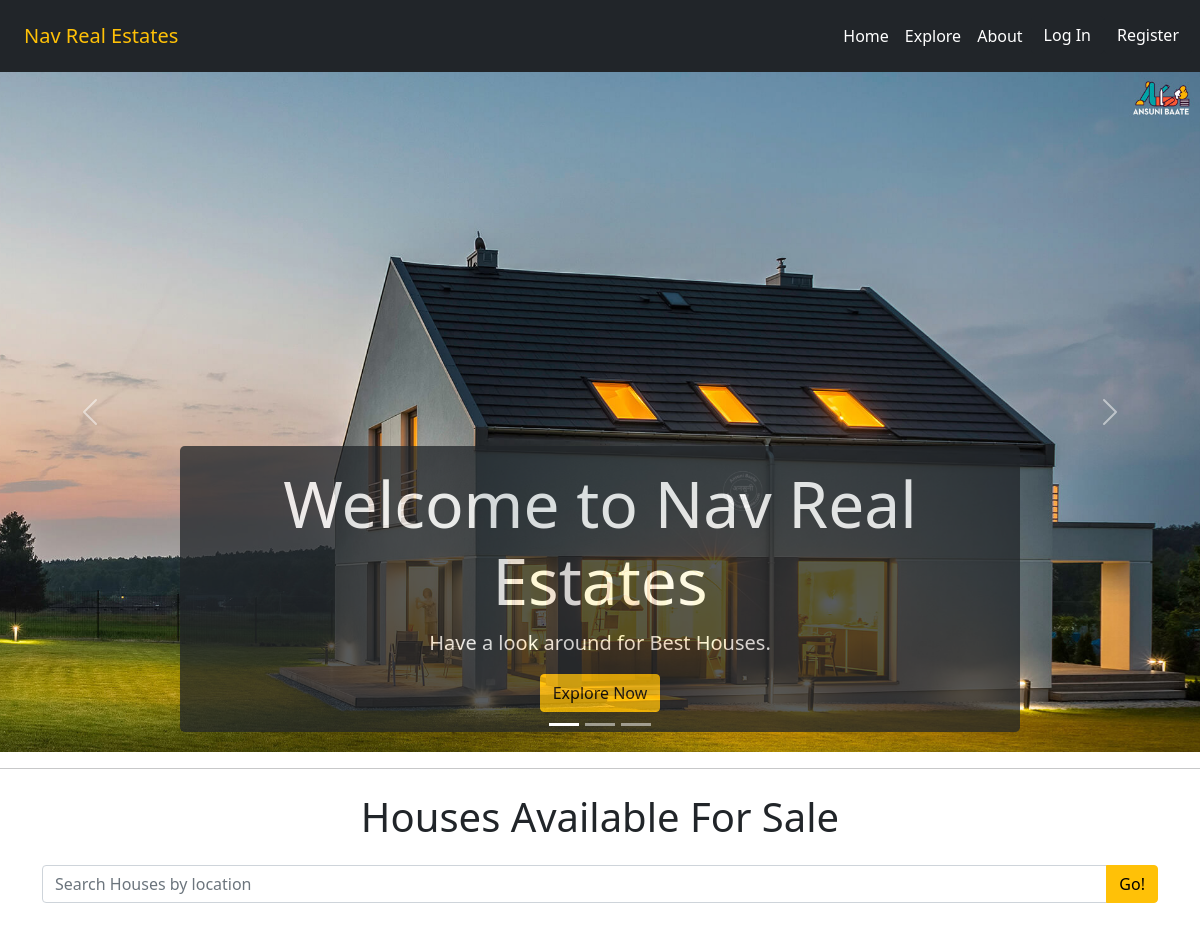
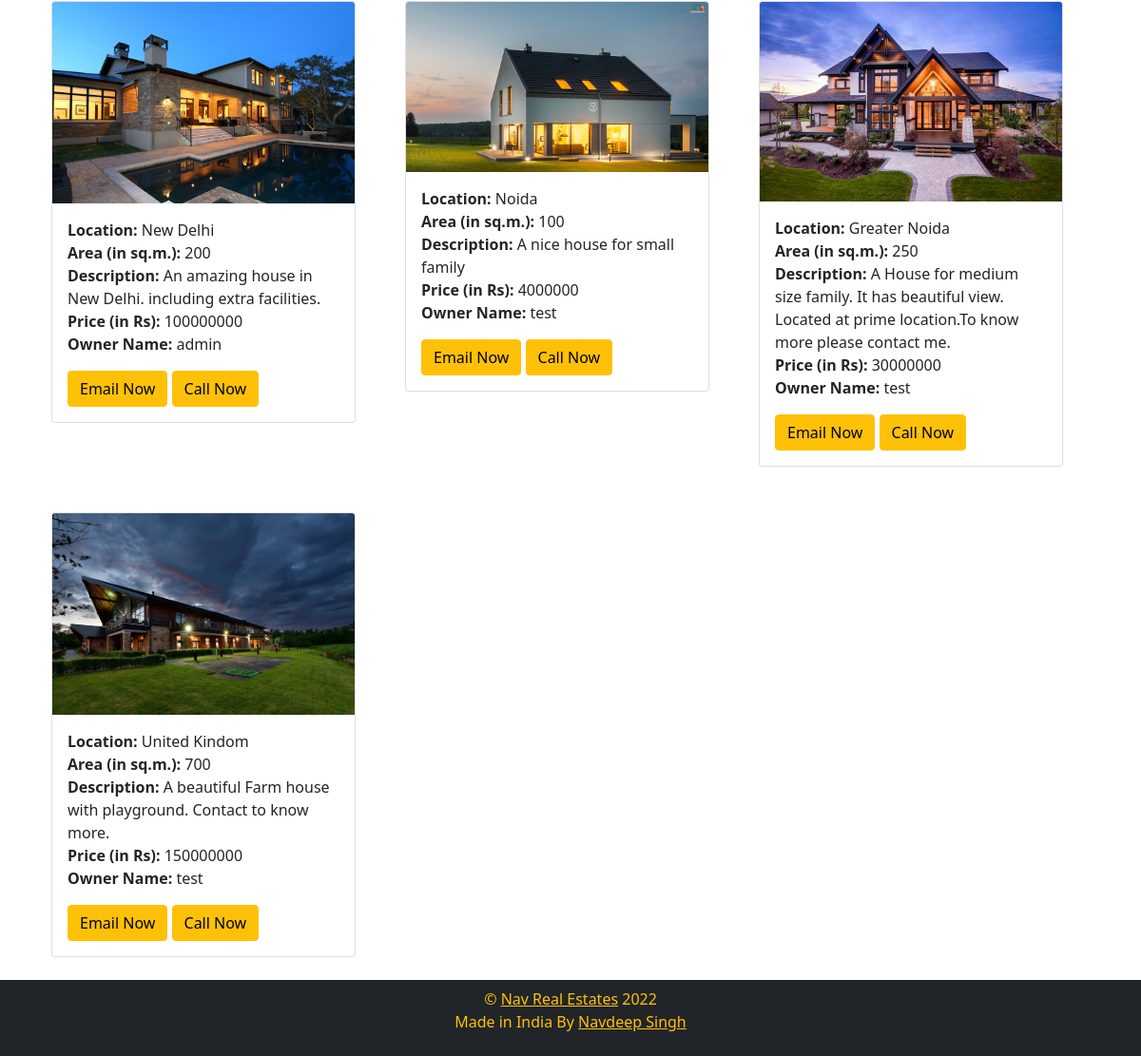
The page / on the database its author committed (2 pictures, top to bottom).
### tables this page shows
CREATE TABLE `houses` (
  `hid` bigint(20) UNSIGNED NOT NULL,
  `location` varchar(40) NOT NULL,
  `area` bigint(20) NOT NULL,
  `price` bigint(20) NOT NULL,
  `description` varchar(1000) NOT NULL,
  `img` varchar(100) DEFAULT NULL,
  `uid` bigint(20) NOT NULL
);

CREATE TABLE `users` (
  `uid` bigint(20) UNSIGNED NOT NULL,
  `name` varchar(30) NOT NULL,
  `email` varchar(50) NOT NULL,
  `password` varchar(50) NOT NULL,
  `phone` bigint(13) NOT NULL,
  `role` tinyint(1) NOT NULL DEFAULT 2
);

### includes/database.php (called while the page is built, shortened)
<?php
	$tblUsers = "users";
	$tblHouses = "houses";
?>

### showHouses.php (the view, shortened to what this page needs)
<?php
require_once('includes/header.php');
require_once('includes/database.php');
$query_str1 = "SELECT * FROM $tblHouses";
$result = mysqli_query($conn,$query_str1);
$houses = mysqli_fetch_all($result, MYSQLI_ASSOC);
?>
	<div class="container wrapper">
		<h1 class="text-center my-4">Houses Available For Sale</h1>
	<?php if(count($houses) > 0) { ?>
		<div class="row my-2">
			<div class="col-xs-4 col-xs-offset-8">
				<form action="searchhouses.php" method="get" class="form-inline search-form" role="form">
					<div class="input-group">
						<input type="text" name="location" placeholder="Search Houses by location" id="houseSearch" class="form-control"/>
						<button type="submit" class="btn btn-warning">Go!</button>
					</div>
				</form>
			</div>
		</div>
		<div class="house-list">
			<div class="row mx-auto">
				<?php	foreach( $houses as $house): ?>
					<div class="col my-4 md-3">
							<div class="card" style="width: 20rem;">
								<img src="<?php echo $house['img']?>" class="card-img-top img-thunbnail" alt="house image">
								<div class="card-body">
									<p class="card-text">
										<strong>Location:</strong> <?php echo $house['location']?> <br />
										<strong>Area (in sq.m.):</strong> <?php echo $house['area']?> <br />
										<strong>Description:</strong> <?php echo $house['description']?> <br />
										<strong>Price (in Rs):</strong> <?php echo $house['price']?> <br />
										<strong>Owner Name:</strong>
										<?php
										$ownerId = $house['uid'];
										$query_str2 = "SELECT * FROM $tblUsers WHERE uid = '$ownerId'";
										$result = mysqli_query($conn, $query_str2);
										$owner = mysqli_fetch_assoc($result);
										echo $owner['name'];
										?> <br />
									</p>
									<a href="mailto:<?php echo $owner['email'];?>" class="btn btn-warning">Email Now</a>
									<a href="tel:<?php echo $owner['phone'];?>" class="btn btn-warning">Call Now</a>
								</div>
							</div>
					</div>
				<?php endforeach; ?>
			</div>
		</div>
		<?php }else { ?>
			<div class="container-fluid lead text-center text-danger my-4">
				<p>No Houses Available at the moment <br> Please try again later.</p>
			</div>
		<?php } ?>
	</div>
<?php
	include_once('includes/footer.php');
?>

### includes/header.php (shortened to what this page needs)
<?php
$isLoggedIn = false;
$role = 0;
?>
<!DOCTYPE html>
<html>
<head>
	<link href="https://cdn.jsdelivr.net/npm/bootstrap@5.1.3/dist/css/bootstrap.min.css" rel="stylesheet">
</head>
<body class="container-fluid p-0">
<nav class="navbar navbar-dark bg-dark sticky-top navbar-expand-lg ">
  <div class="container-fluid p-2">
			<a class="navbar-brand text-warning col-md-3 col-lg-2 me-0 px-3" href="index.php">Nav Real Estates</a>
    <div class="collapse navbar-collapse" id="navbarNav">
      <ul class="navbar-nav ms-auto">
        <li class="nav-item">
          <a class="nav-link text-white" aria-current="page" href="index.php">Home</a>
        </li>
        <li class="nav-item">
          <a class="nav-link text-white" href="showhouses.php">Explore</a>
        </li>
        <li class="nav-item">
          <a class="nav-link text-white" href="about.php">About</a>
        </li>
				<?php if(($role == 1 || $role == 2) && $isLoggedIn){ ?>
					<li class="nav-item">
						<a class="nav-link btn btn-outline-warning text-white" href="dashboard.php">Dashboard</a>
					</li>
				<?php	} else{ ?>
					<li>
						<a href="login.php" class="btn btn-dark">Log In</a>
					</li>
					<li>
						<a href="register.php" class="btn btn-dark">Register</a>
					</li>
				<?php	} ?>
      </ul>
    </div>
  </div>
</nav>

### index.php (shortened to what this page needs)
<?php
	include_once('includes/header.php');
?>
<div id="carouselExampleCaptions" class="carousel slide" data-bs-ride="carousel">
  <div class="carousel-indicators">
    <button type="button" data-bs-target="#carouselExampleCaptions" data-bs-slide-to="0" class="active" aria-current="true" aria-label="Slide 1"></button>
    <button type="button" data-bs-target="#carouselExampleCaptions" data-bs-slide-to="1" aria-label="Slide 2"></button>
    <button type="button" data-bs-target="#carouselExampleCaptions" data-bs-slide-to="2" aria-label="Slide 3"></button>
  </div>
  <div class="carousel-inner">
    <div class="carousel-item active">
      <img src="assets/img/house1.jpg" class="d-block w-100" alt="house image">
      <div class="carousel-caption d-none d-md-block bg-dark opacity-75 rounded-3">
        <h5 class="display-3">Welcome to <strong>Nav Real Estates</strong></h5>
        <p class="lead">Have a look around for Best Houses.</p>
				<a href="showhouses.php" class="btn btn-warning">Explore Now</a>
      </div>
    </div>
  </div>
  <button class="carousel-control-prev" type="button" data-bs-target="#carouselExampleCaptions" data-bs-slide="prev">
    <span class="carousel-control-prev-icon" aria-hidden="true"></span>
  </button>
  <button class="carousel-control-next" type="button" data-bs-target="#carouselExampleCaptions" data-bs-slide="next">
    <span class="carousel-control-next-icon" aria-hidden="true"></span>
  </button>
</div>
<hr>
<?php
  include('showhouses.php');
?>

### includes/footer.php
<footer class="text-center container-fluid bg-dark text-warning p-2">
	<p>&copy; <a href="index.php" class="link">Nav Real Estates</a> <?php echo date("Y"); ?> <br>
	Made in India By <a href="https://www.navdev.ml" class="link" target="_blank" rel="noopener">Navdeep Singh</a></p>
</footer>
</body>
</html>

### includes/header.php (style rules this page uses)
* { margin: 0; padding: 0; box-sizing: border-box; }
footer { align-items: center; }
.link { color: inherit; }
.carousel-inner img { height: 85vh; width: 100%; object-fit: cover; }

### rows shown on the page
houses: img (picture), location "New Delhi", area "200", description "An amazing house in New Delhi. including extra facilities.", price "100000000", uid.name "admin"
houses: img (picture), location "Noida", area "100", description "A nice house for small family", price "4000000", uid.name "test"
houses: img (picture), location "Greater Noida", area "250", description "A House for medium size family. It has beautiful view. Located at prime location.To know more please contact me.", price "30000000", uid.name "test"
houses: img (picture), location "United Kindom", area "700", description "A beautiful Farm house with playground. Contact to know more.", price "150000000", uid.name "test"
